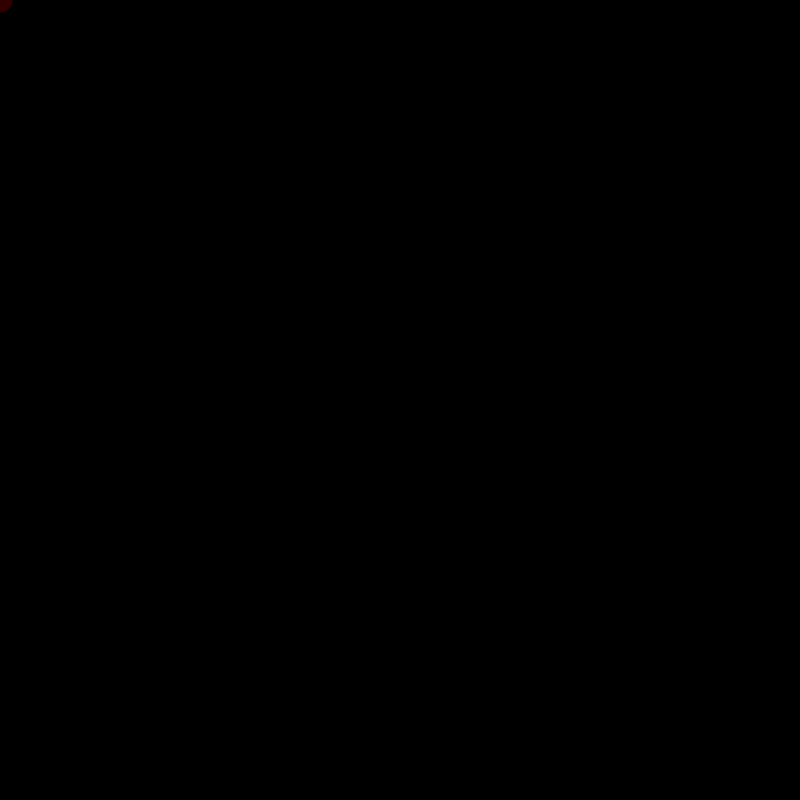
Frame 1 (no input)
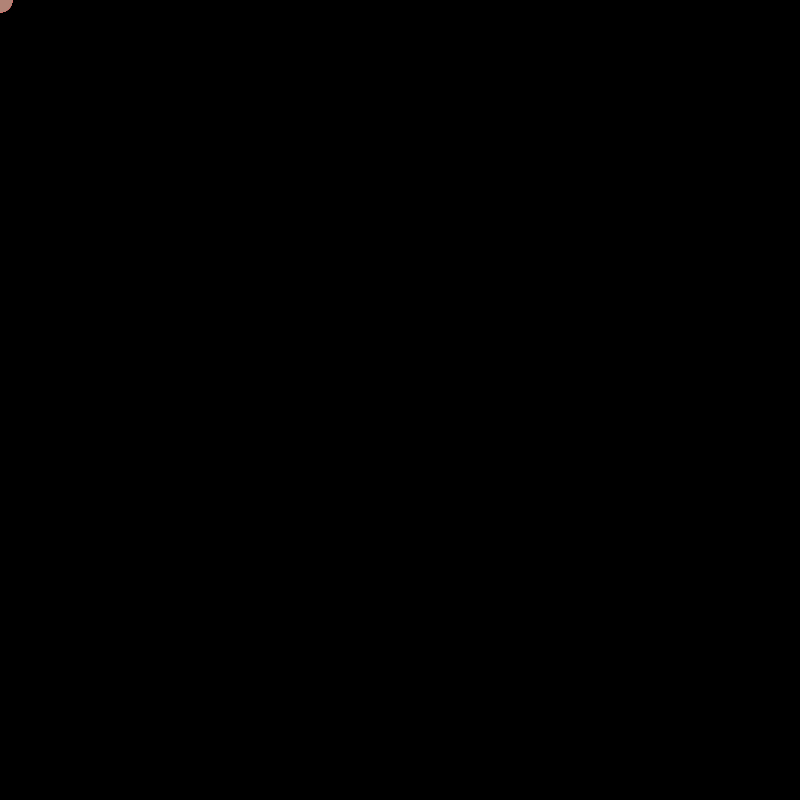
Frame 60 (the mouse pressed at the canvas centre just before this capture)
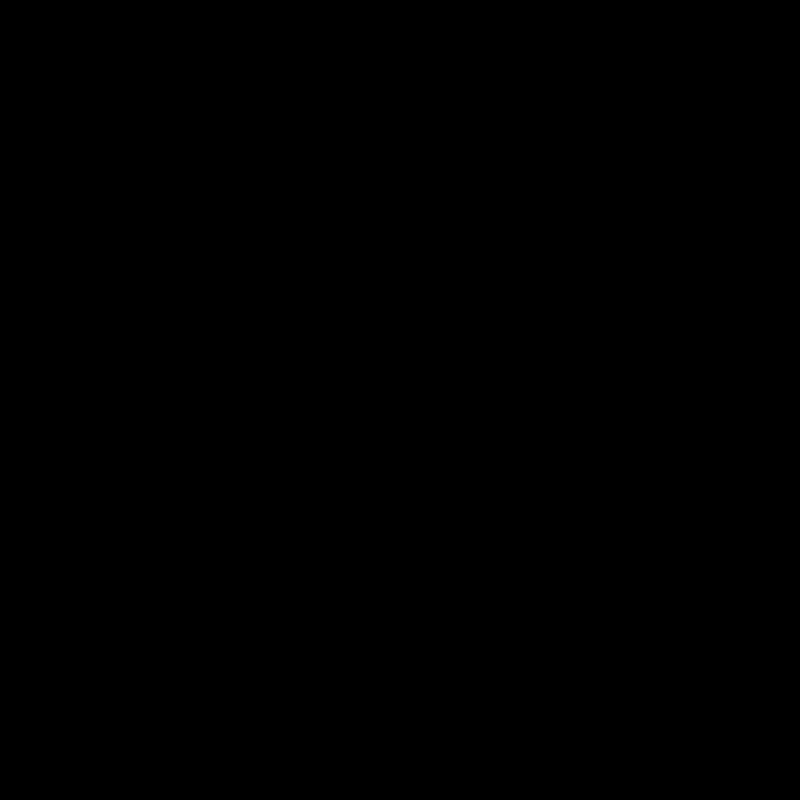
Frame 120 (the mouse held since frame 60 and released just before this capture)

The Processing sketch that drew these frames (run headless with seeded random() and noise(); from frame 60 on, the mouse is pressed at the canvas centre):

// Processing sketch: processing_1318
// ── processing_1318.pde

int C;
int col;
int M;
void setup() {
 
  size(800,800);
  background(0); 
  colorMode(HSB);
  C = 0;  
  col = 0;
 M = 256;
noCursor();
}
  void draw() {
 C = (C+1) % 256;
  col = (col+1) % 256;
   M = (M-1) ;
    noStroke();
   smooth();
   fill(M,255,255,25);
   ellipse(mouseX, mouseY, 25, 25);
   fill(col,255,255,25);
   ellipse(mouseY, mouseX, 25, 25);
   if(mousePressed)
   background(0); 
   if(keyPressed)
    if (key == 'c' || key == 'c')
noLoop();
    if (key == 'v' || key == 'v')
redraw();
 if(M == 0) {
   M = 256;
   
}
 
 
  }
